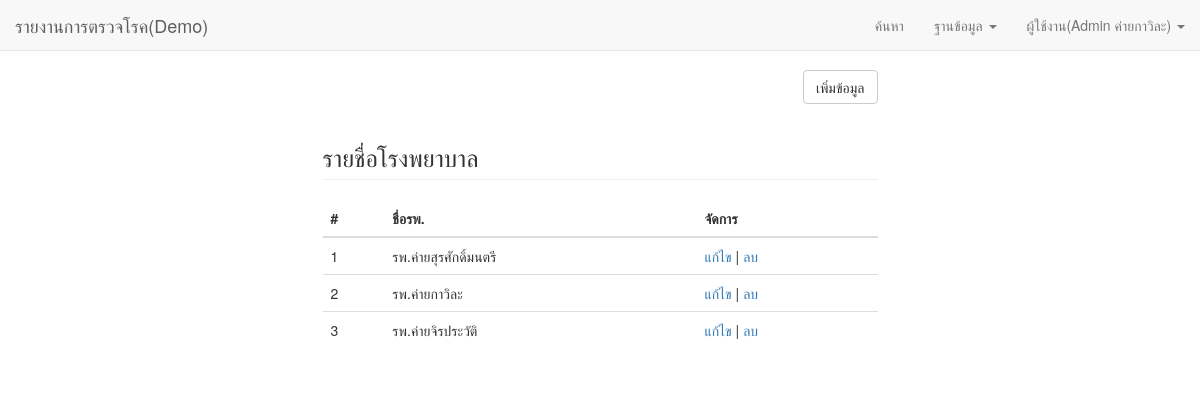
The app's page /hospital (signed in), older data.
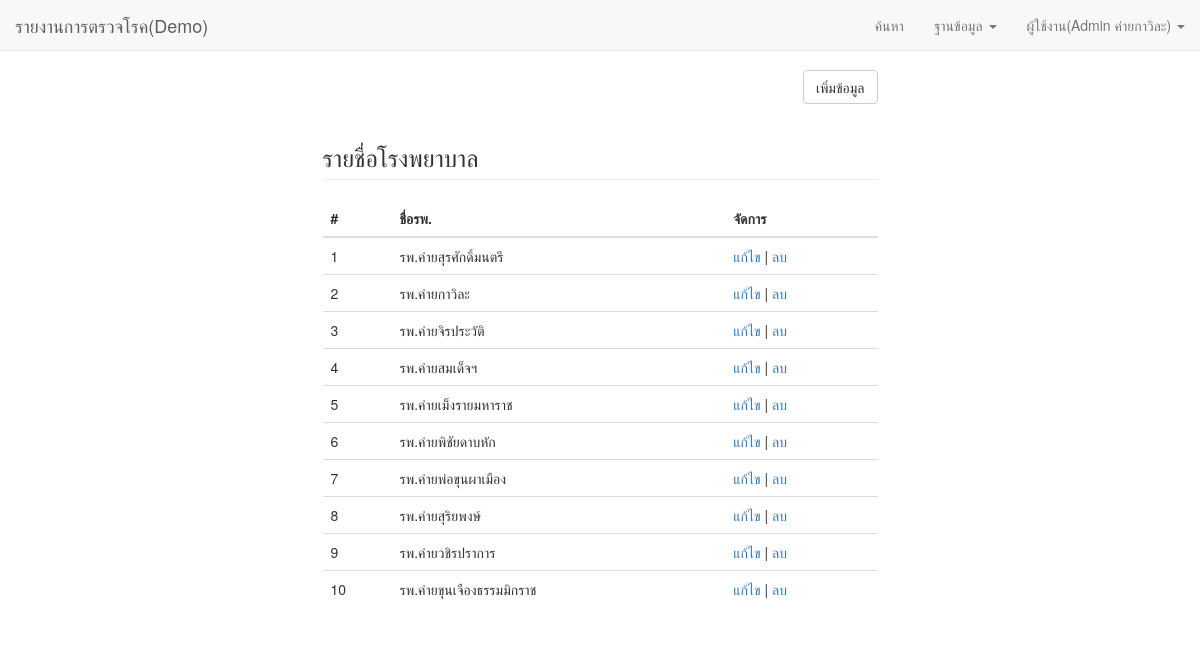
The same page, newer data.
### tables this page shows
CREATE TABLE `hospital` (
  `id` int(11) NOT NULL AUTO_INCREMENT,
  `name` varchar(255) DEFAULT NULL,
  `date` datetime DEFAULT NULL,
  `author` varchar(255) DEFAULT NULL,
  PRIMARY KEY (`id`)
);

### applications/system/view.php (called while the page is built, shortened)
<?php
class View
{
	private $path = null;
	private $template = 'default';
	function __construct($name)
	{
		$this->path = APP_DIR.'views/'.$name.'.php';
	}
	public function render(){
		$user_helper = new User_helper();
		$this->user = $user_helper->check_session();
		require_once APP_DIR.'views/templates/'.$this->template.'/header.php';
		require_once $this->path;
		require_once APP_DIR.'views/templates/'.$this->template.'/footer.php';
	}
}

### applications/controllers/hospital.php (called while the page is built, shortened)
<?php
class Hospital extends Controller
{
	public function base(){
		$db = $this->load_db();
		$sql = "SELECT `id`,`name`
		FROM `hospital`;";
		$db->select($sql);
		$items = $db->get_items();
		$data = array(
			'items' => $items
		);
		$view = $this->load_view('hospital/index');
		$view->set_val($data);
		$view->render();
	}
}

### applications/bootstrap.php (called while the page is built, shortened)
<?php
require_once APP_DIR.'functions.php';
require_once APP_DIR.'system/model.php';
require_once APP_DIR.'system/view.php';
function bootstrap(){
	$request_uri = '';
	if( $_SERVER['REQUEST_URI'] !== '/' ){
		$request_uri = substr($_SERVER['REQUEST_URI'], 1);
	}
	$controller = 'mainpage';
	$method = 'base';
	if( !empty($request_uri) ){
		$controller = $request_uri;
	}
	if(!empty($params)){
		$params = explode('/', $params);
	}else{
		$params = array();
	}
	$controller_name = ucfirst($controller);
	if(class_exists($controller_name)){
		$obj = new $controller_name();
		call_user_func_array(array($obj, $method), $params);
	}
}

### index.php (called while the page is built, shortened)
<?php
require(APP_DIR.'bootstrap.php');
bootstrap();
?>

### applications/functions.php (called while the page is built, shortened)
<?php
function domain(){
	$protocal = strtolower(getenv('HTTPS')) == 'on' ? 'https' : 'http';
    $domain = $protocal.'://'.getenv('HTTP_HOST');
    return $domain;
}
function get_baseurl(){
    global $config;
    $base = ( $config['base_url'] === '/' ) ? '' : $config['base_url'] ;
    return $base;
}
function getUrl(){
    return domain().'/'.get_baseurl();
}
    ?>

### applications/helpers/session_helper.php (called while the page is built, shortened)
<?php
class Session_helper
{
	public static function get($name){
		return isset($_SESSION[$name]) ? $_SESSION[$name] : false ;
	}
}

### applications/helpers/user_helper.php (called while the page is built, shortened)
<?php
class User_helper
{
	public function check_session(){
		$user = Session_helper::get('user');
		if( !isset($user['id']) OR $user === false ){
			return false;
		}else{
            $userObj = new stdClass();
            foreach( $user as $key => $val ){
                $userObj->$key = $val;
            }
            return $userObj;
        }
	}
}

### applications/system/model.php (called while the page is built, shortened)
<?php
class Model
{
	private $db = null;
	function __construct($host = 'localhost', $port, $db, $user, $pass, $charset = 'UTF8'){
		try{
			$this->db = new PDO('mysql:host='.$host.';port='.$port.';dbname='.$db, $user, $pass);
			$this->db->setAttribute(PDO::ATTR_ERRMODE, PDO::ERRMODE_EXCEPTION);
				$this->db->exec("SET NAMES $charset ;");
		} catch (PDOException $e) {
			print "Error!: " . $e->getMessage() . "<br/>";
			die();
		}
	}
	public function select($sql, $data = NULL){
		try {
			$sth = $this->prepare($sql, $data);
			$this->items = $sth->fetchAll(PDO::FETCH_ASSOC);
			return true;
		} catch(exception $e) {
			$log_id = $this->set_log($e);
			$msg = array('error' => $e->getMessage(), 'id' => $log_id);
			return $msg;
		}
	}
	public function prepare($sql, $data){
		$sth = $this->db->prepare($sql);
		$sth->execute();
		return $sth;
	}
}

### applications/views/hospital/index.php (the view, shortened to what this page needs)
<div class="row">
	<div class="col-sm-3"></div>
	<div class="col-sm-6">
		<div class="text-right">
			<a href="<?=getUrl();?>hospital/form" class="btn btn-default">เพิ่มข้อมูล</a>
		</div>
		<h3 class="page-header">รายชื่อโรงพยาบาล</h3>
		<table class="table">
			<thead>
				<tr>
					<th>#</th>
					<th>ชื่อรพ.</th>
					<th>จัดการ</th>
				</tr>
			</thead>
			<tbody>
				<?php
				$number = 1;
				foreach( $items as $key => $item ){
					?>
					<tr>
						<td><?=$number;?></td>
						<td><?=$item['name'];?></td>
						<td>
							<a href="<?=getUrl();?>hospital/edit/<?=$item['id'];?>">แก้ไข</a> |
							<a href="<?=getUrl();?>hospital/delete/<?=$item['id'];?>" class="del_item" data-count="<?=$item['page_count'];?>">ลบ</a>
						</td>
					</tr>
					<?php
					$number++;
				}
				?>
			</tbody>
		</table>
	</div>
</div>

### applications/views/templates/default/header.php (shortened to what this page needs)
<!DOCTYPE html>
<html lang="en">
    <head>
        <link href="<?=getUrl();?>assets/css/bootstrap.min.css" rel="stylesheet">
        <link href="<?=getUrl();?>assets/css/default.css" rel="stylesheet">
    </head>
<body>
<nav class="navbar navbar-default navbar-fixed-top">
    <div class="container-fluid">
        <div class="navbar-header">
            <a class="navbar-brand" href="<?=getUrl();?>">รายงานการตรวจโรค(Demo)</a>
        </div>
        <div class="collapse navbar-collapse" id="bs-example-navbar-collapse-1">
            <ul class="nav navbar-nav navbar-right">
                <?php if( $this->user === false ): ?>
                    <li><a href="<?=getUrl();?>login/form">เข้าสู่ระบบ</a></li>
                <?php else: ?>
                    <?php if( $this->user ): ?>
                    <li><a href="<?=getUrl();?>search">ค้นหา</a></li>
                    <li class="dropdown">
                        <a href="#" class="dropdown-toggle" data-toggle="dropdown" role="button" aria-haspopup="true" aria-expanded="false">ฐานข้อมูล <span class="caret"></span></a>
                    </li>
                    <?php endif; ?>
                    <li class="dropdown">
                        <a href="#" class="dropdown-toggle" data-toggle="dropdown" role="button" aria-haspopup="true" aria-expanded="false">ผู้ใช้งาน(<?=$this->user->fullname;?>) <span class="caret"></span></a>
                    </li>
                <?php endif; ?>
            </ul>
        </div>
    </div>
</nav>
<div class="container">

### applications/views/templates/default/footer.php
</div>
</body>
</html>

### assets/css/default.css (style rules this page uses)
.container { margin-top: 70px; margin-bottom: 60px; }

Row changes from the older to the newer data that the page shows:
added hospital: name "รพ.ค่ายสมเด็จฯ"
added hospital: name "รพ.ค่ายเม็งรายมหาราช"
added hospital: name "รพ.ค่ายพิชัยดาบหัก"
added hospital: name "รพ.ค่ายพ่อขุนผาเมือง"
added hospital: name "รพ.ค่ายสุริยพงษ์"
added hospital: name "รพ.ค่ายวชิรปราการ"
added hospital: name "รพ.ค่ายขุนเจืองธรรมมิกราช"
